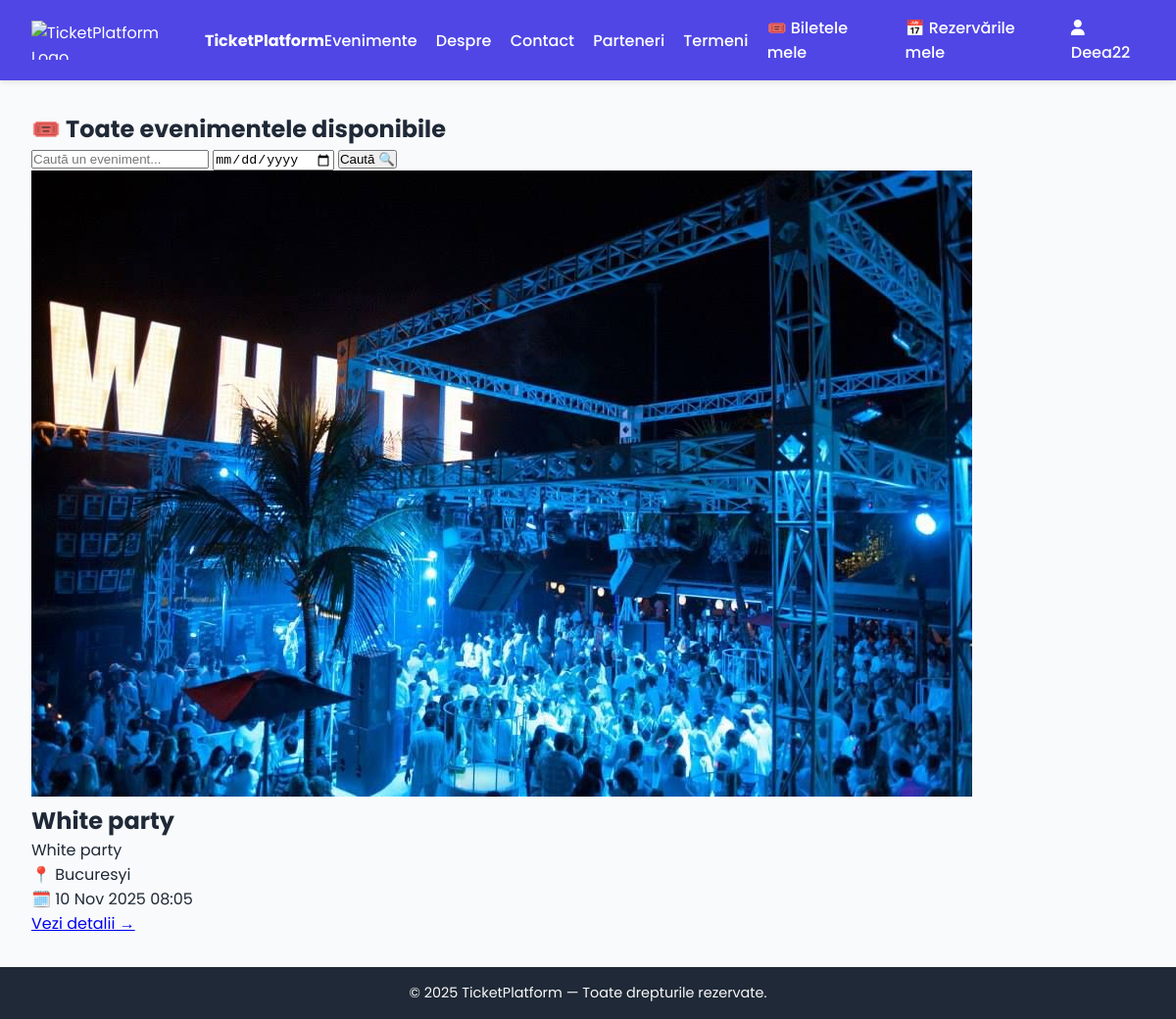
/events/list/ (signed in), run on the app's committed database.
### users/models.py (models this page shows, shortened)
class CustomUser(AbstractUser):
    is_participant = models.BooleanField(default=False)
    is_organizer = models.BooleanField(default=False)

### events/models.py (models this page shows, shortened)
class Event(models.Model):
    organizer = models.ForeignKey(
        settings.AUTH_USER_MODEL,
        on_delete=models.CASCADE,
        related_name='organized_events'
    )
    title = models.CharField(max_length=200)
    description = models.TextField()
    location = models.CharField(max_length=255)
    start_date = models.DateTimeField()
    end_date = models.DateTimeField()
    image = models.ImageField(upload_to='events/', blank=True, null=True)
    created_at = models.DateTimeField(auto_now_add=True)
    theme_color = models.CharField(max_length=20, default="#4f46e5")
    banner_text = models.CharField(max_length=100, blank=True, null=True)
    promo_message = models.TextField(blank=True, null=True)

### events/views.py (the view)
# urls.py: path('list/', views.events_list, name='events_list'),
def events_list(request):
    query = request.GET.get('q', '')
    date = request.GET.get('date', '')
    events = Event.objects.all()
    if query:
        events = events.filter(Q(title__icontains=query) | Q(location__icontains=query))
    if date:
        events = events.filter(start_date__date=date)
    events = events.order_by('start_date')
    return render(request, 'events/events_list.html', {
        'events': events,
        'query': query,
        'date': date
    })

### events/templates/events/events_list.html (shortened to what this page needs)
{% extends 'base.html' %}
{% block content %}
<section class="bg-gray-50 py-12 px-6 min-h-screen">
  <div class="max-w-6xl mx-auto">
    <h1 class="text-3xl font-bold text-indigo-700 mb-10 text-center">
      🎟️ Toate evenimentele disponibile
    </h1>
    <form method="get"
          class="flex flex-col md:flex-row items-center justify-center gap-4 mb-10">
      <input type="text"
             name="q"
             placeholder="Caută un eveniment..."
             value="{{ query }}"
             class="border border-gray-300 rounded-lg px-4 py-2 w-full md:w-1/3 focus:ring-2 focus:ring-indigo-500 focus:outline-none">
      <input type="date"
             name="date"
             value="{{ date }}"
             class="border border-gray-300 rounded-lg px-4 py-2 focus:ring-2 focus:ring-indigo-500 focus:outline-none">
      <button type="submit"
              class="bg-indigo-600 text-white px-6 py-2 rounded-lg font-semibold hover:bg-indigo-700 transition">
        Caută 🔍
      </button>
    </form>
    <div class="grid grid-cols-1 sm:grid-cols-2 lg:grid-cols-3 gap-8">
      {% for event in events %}
        <div class="bg-white rounded-2xl shadow-lg overflow-hidden hover:shadow-2xl transition transform hover:-translate-y-1 duration-300">
          {% if event.image %}
            <img src="{{ event.image.url }}" alt="{{ event.title }}" class="h-48 w-full object-cover">
          {% else %}
            <img src="https://via.placeholder.com/400x200?text=Fără+Imagine"
                 alt="Fără imagine"
                 class="h-48 w-full object-cover">
          {% endif %}
          <div class="p-6 flex flex-col justify-between h-full">
            <div>
              <h2 class="text-xl font-bold text-indigo-700 mb-2 line-clamp-2">{{ event.title }}</h2>
              <p class="text-gray-600 text-sm mb-3 line-clamp-3">{{ event.description|truncatewords:25 }}</p>
              <div class="text-sm text-gray-500 mb-4">
                📍 {{ event.location }}<br>
                🗓️ {{ event.start_date|date:"d M Y H:i" }}
              </div>
            </div>
            <div class="mt-auto text-center">
              <a href="{% url 'event_detail' event.pk %}"
                 class="inline-block bg-indigo-600 text-white px-5 py-2 rounded-lg font-semibold hover:bg-indigo-700 transition">
                Vezi detalii →
              </a>
            </div>
          </div>
        </div>
      {% empty %}
        <p class="col-span-3 text-center text-gray-500 text-lg py-10">
          😔 Nu s-au găsit evenimente pentru criteriile selectate.
        </p>
      {% endfor %}
    </div>
  </div>
</section>
{% endblock %}

### templates/base.html (shortened to what this page needs)
<!DOCTYPE html>
{% load static %}
<html lang="ro">
<head>
    <link rel="stylesheet" href="https://cdnjs.cloudflare.com/ajax/libs/font-awesome/6.5.0/css/all.min.css">
</head>
<body>
<header>
    <div class="logo">
        <a href="/" style="display: flex; align-items: center; gap: 10px; color: white; text-decoration: none;">
            <img src="{% static 'events/img/logo.png' %}" alt="TicketPlatform Logo">
            <strong>TicketPlatform</strong>
        </a>
    </div>
    <nav id="navbar">
        <ul class="desktop">
            <li><a href="{% url 'events_list' %}">Evenimente</a></li>
            <li><a href="{% url 'about' %}">Despre</a></li>
            <li><a href="{% url 'contact' %}">Contact</a></li>
            <li><a href="{% url 'partners' %}">Parteneri</a></li>
            <li><a href="{% url 'terms' %}">Termeni</a></li>
            {% if user.is_authenticated %}
                {% if user.is_organizer %}
                    <li><a href="{% url 'my_events' %}">📋 Evenimentele mele</a></li>
                    <li><a href="{% url 'create_event' %}">➕ Creează Eveniment</a></li>
                {% elif user.is_participant %}
                    <li><a href="{% url 'my_tickets' %}">🎟️ Biletele mele</a></li>
                    <li><a href="{% url 'my_reservations' %}">📅 Rezervările mele</a></li>
                {% endif %}
                <li class="dropdown">
                    <a href="#"><i class="fa fa-user"></i> {{ user.username }}</a>
                </li>
            {% else %}
                <li><a href="{% url 'login' %}">Login</a></li>
                <li><a href="{% url 'register' %}">Register</a></li>
            {% endif %}
        </ul>
    </nav>
</header>
<main>
    {% block content %}{% endblock %}
</main>
<footer>
    <p>&copy; 2025 TicketPlatform — Toate drepturile rezervate.</p>
</footer>
</body>
</html>

### templates/base.html (style rules this page uses)
:root { --primary: #4f46e5; --secondary: #6366f1; --bg-light: #f9fafb; --bg-dark: #111827; --text-dark: #1f2937; --text-light: #f9f9f9; }
* { margin: 0; padding: 0; box-sizing: border-box; }
body { font-family: 'Poppins', sans-serif; background: var(--bg-light); color: var(--text-dark); transition: background 0.3s, color 0.3s; }
header { background: var(--primary); color: white; padding: 1rem 2rem; display: flex; justify-content: space-between; align-items: center; position: sticky; top: 0; z-index: 50; box-shadow: 0 2px 5px rgba(0,0,0,0.1); }
.logo img { height: 40px; }
nav ul { display: flex; list-style: none; gap: 1.2rem; align-items: center; }
nav a { color: white; text-decoration: none; font-weight: 500; transition: opacity 0.2s; }
main { padding: 2rem; min-height: 80vh; }
footer { background: #1f2937; color: var(--text-light); text-align: center; padding: 1rem; font-size: 0.9rem; }
.dropdown { position: relative; }

### data on the page
CustomUser: username "Deea22"
Event: image (picture), title "White party", description "White party", location "Bucuresyi", start_date "10 Nov 2025 08:05"
